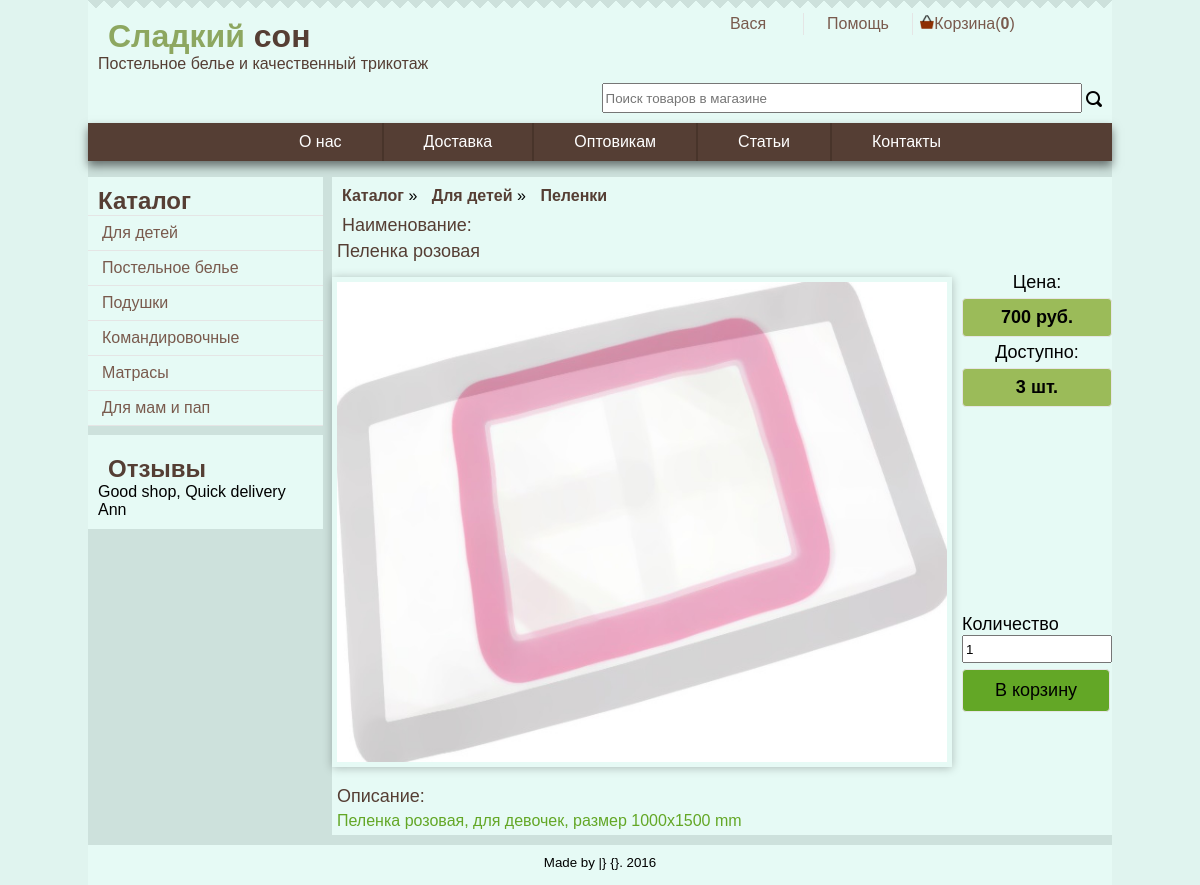
Before: /index.php?section=store&id=3 (signed in) with the older database file.
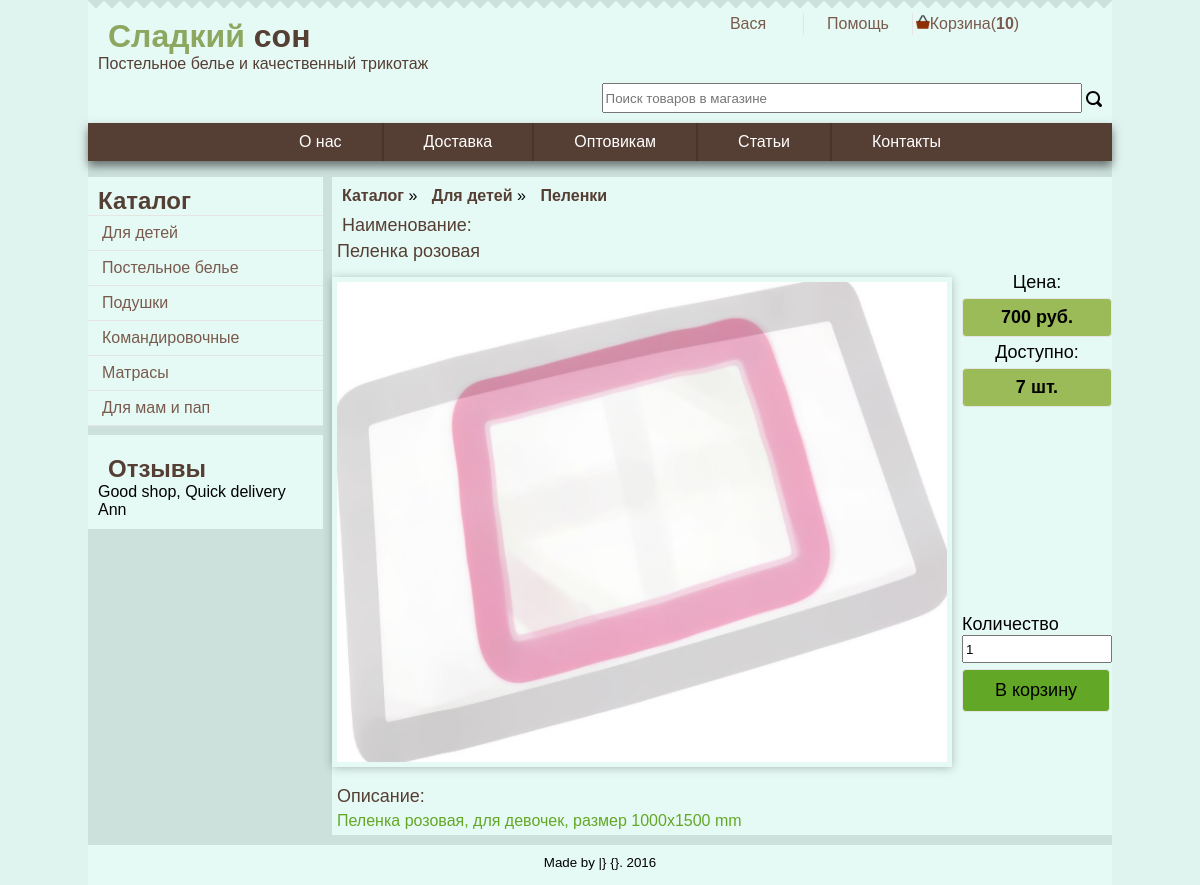
After: the same page with the newer database file.
### tables this page shows
CREATE TABLE IF NOT EXISTS `goods` (
  `id` int(11) NOT NULL,
  `parent_id` int(11) NOT NULL,
  `name` char(250) NOT NULL,
  `description` text NOT NULL,
  `price` double NOT NULL,
  `amount` char(30) NOT NULL,
  `link` char(250) NOT NULL DEFAULT '#',
  `img_link` char(250) DEFAULT NULL
);

CREATE TABLE IF NOT EXISTS `carts` (
  `id` int(11) NOT NULL,
  `user_id` int(11) NOT NULL,
  `created` char(250) NOT NULL,
  `order_id` int(11) DEFAULT '0',
  `status` char(250) DEFAULT NULL,
  `comment` char(250) NOT NULL
);

### global.php (the view, shortened to what the changed rows need)
<?php
function Db()
{
    global $dbh;
    try {
        if (!$dbh) {
            $dbh = new PDO("mysql:host=localhost;dbname=" . DB_NAME . ';charset=UTF8;', DB_USER, DB_PASSWORD);
        }
    } catch (PDOException $e) {
        die("Error!: " . $e->getMessage() . "<br/>");
    }
    return $dbh;
}
function GetCatalogItem($id)
{
    $sql = "SELECT * FROM catalog where id=?";
    $sth = Db()->prepare($sql);
    if (!$sth->execute([$id])) {
        print_r($sth->errorInfo());
        die;
    }
    return $sth->fetch();
}
function GetProductItem($id)
{
    $sql = "SELECT * FROM goods WHERE id=?";
    $sth = Db()->prepare($sql);
    if (!$sth->execute([$id])) {
        print_r($sth->errorInfo());
        die;
    }
    return $sth->fetch();
}
function ImgUrl()
{
    return "/img/";
}
function printMenuCatalog()
{
    echo "<div class='catalogContainer'>";
    echo "<h2>Каталог</h2>";
    echo "<ul class='mainCatalog'>";
        ?>
        <?php
    echo "</ul></div>";
}
function showReviews()
{
    ?>
    <div class="reviewContainer">
        <h2>Отзывы</h2>
    </div>
<?php
}
        ?>
<?php
function showItemDetail($params = [])
{
    if (GetProductItem(getId())) {
        $file = './page/main/store/itemDetail.php';
        if (file_exists($file)) {
            require_once($file);
        } else {
            echo("HOLD");
        }
        return true;
    } else return false;
}
function showStore()
{
    if (!getId() == '') {
        showItemDetail();
    } else if (!getCategory_id() == '') {
        showCatalogDetail();
    } else showCommonFile('help');
}
function cartButton()
{
    $cart = '<a href=' . $_SERVER['PHP_SELF'] . '?section=cart&action=show>';
    $cart .= '<img src = ' . ImgUrl() . 'basket.png style=width:14px>Корзина';
    $cart .= "(<b id=cartAmount>" . CountCartItems(GetCartId()) . "</b>)";
    $cart .= "</a>";
    echo($cart);
}
    ?>
<?php
function getId()
{
    return isset($_GET['id']) ? $_GET['id'] : '';
}
        ?>
        <?php
function AddCart($user_id, $created, $comment = '')
{
    $sql = "INSERT INTO carts (user_id, created, comment) VALUES (?, ?, ?)";
    $sth = Db()->prepare($sql);
    if (!$sth->execute([$user_id, $created, $comment])) {
        print_r($sth->errorInfo());
        die;
    }
    return Db()->lastInsertId();
}
function CountCartItems($cart_id)
{
    if (count(GetCartItemsList($cart_id))) {
        return count(GetCartItemsList($cart_id));
    }
    return 0;
}
function GetCartItemsList($cart_id)
{
    $sql = "SELECT * FROM cart_items WHERE cart_id=?";
    $sth = Db()->prepare($sql);
    if (!$sth->execute([$cart_id])) {
        print_r($sth->errorInfo());
        die;
    }
    return $sth->fetchall();
}
function GetUserCart($user_id)
{
    $sql = "SELECT * FROM carts WHERE user_id=?";
    $sth = Db()->prepare($sql);
    if (!$sth->execute([$user_id])) {
        print_r($sth->errorInfo());
        die;
    }
    return $sth->fetch();
}
function GetCartId()
{
    if (isset($_SESSION['sess_id'])) {
        if (GetUserCart($_SESSION['sess_id'])['id']) {
            return GetUserCart($_SESSION['sess_id'])['id'];
        } else {
            $today = date("Y-m-d H:i:s", time());
            return AddCart($_SESSION['sess_id'], $today, 'User Cart Created success');
        }
    }
}

### page/main/store/itemDetail.php (shortened to what the changed rows need)
<?php
if (getId()) {
    $item = GetProductItem(getId());
    $category_id = GetProductItem(getId())['parent_id'];
    $catalog = GetCatalogItem($category_id);
    $masterCatalog = GetCatalogItem($catalog['parent_id']);
} else {
    $errors[] = 'Отсутствует id товара';
    return $errors;
};
?>
<H4 class="CatalogItem">
    <a href="<?= $_SERVER['PHP_SELF'] ?>?section=store&action=show">Каталог</a>
</H4>
<span class="separator">»</span>
<?php if ($masterCatalog): ?>
    <H4 class="CatalogItem">
        <a href="<?= $_SERVER['PHP_SELF'] ?>?section=store&category_id=<?= $masterCatalog['id'] ?>">
            <?= $masterCatalog['name'] ?></a>
    </H4>
    <span class="separator">»</span>
<?php endif; ?>
<H4 class="CatalogItem">
    <a href="<?= $_SERVER['PHP_SELF'] ?>?section=store&category_id=<?= $catalog['id'] ?>">
        <?= $catalog['name'] ?>
    </a>
</H4>
<div class="goodsContainer">
    <div class="itemDetail">
        <div class="name">
            <p>Наименование:</p>
            <?= $item['name'] ?>
        </div>
        <?php if ($item['img_link']) {
            echo "<img src = " . ImgUrl() . $item['img_link'] . ">";
        } else {
            echo "<img alt = 'prepare' src = " . ImgUrl() . "no_img.png>";
        }?>
        <div class="blockFloat">
            <div class="price">
                <p>Цена:</p>
                <b><?= $item['price'] ?> руб.</b>
            </div>
            <div class="amount">
                <p>Доступно:</p>
                <b><?= $item['amount'] ?> шт.</b>
            </div>
            <div>
                <form method="post"
                      action="<?= $_SERVER['PHP_SELF'] ?>?section=store&action=addGoods&id=<?= $item['id'] ?>">
                    <div class="amountItems">
                        <label for="amountItems">Количество</label>
                        <input id="amountItems" type="number" name="amount"
                               min="0" max="<?= $item['amount'] ?>"
                               value="1">
                    </div>
                    <button class="addToCartButton" type="submit">В корзину</button>
                </form>
            </div>
        </div>
        <div class="description">
            <p>Описание:</p>
            <p><?= $item['description'] ?></p>
        </div>
    </div>
</div>

Changed rows visible on the page:
added carts: id "10"
changed goods "Пеленка розовая": amount "3" → "7"
Other visible differences:
CountCartItems(GetCartId()): "0" → (not shown)
